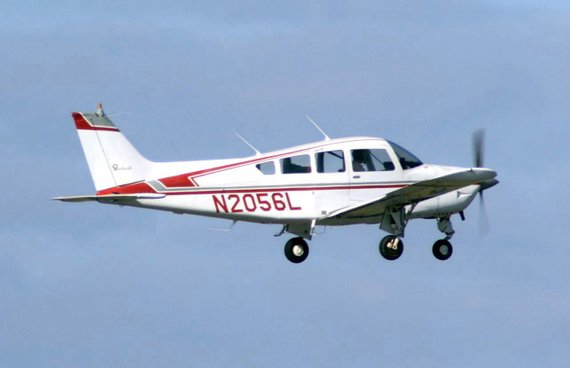
#> input picture data/airplane.jpg, 570 x 368 px, given in place of frog.jpg, which was not available
$ jupyter execute --allow-errors Exercise+3b.ipynb   (shell and % lines are left out)   (text cells are left out)
#> lines starting #> are read from the running program, lines starting #| are printed output that depends on the picture; after the words box and inside, x2 and y2 are one past the last pixel; in counts of white or black regions, pixels touching at a corner belong together; pictures that were not available may be replaced by others from this repository, and a replacement may not be noted
[cell 1]
# Start by generating the backend:
from neon.backends import gen_backend
#> (the rest of this cell did not finish here and is left out)

[cell 2]
from neon.data.aeon_shim import AeonDataLoader
from neon.data.dataloader_transformers import OneHot, TypeCast, BGRMeanSubtract
import numpy as np

image_config = {
    'type': 'image',
    'height': 32, 'width': 32,
    'scale': [0.8, 0.8],
    'flip_enable': True
}

# define configuration file for CIFAR-10 dataset
#> (the rest of this cell did not finish here and is left out)

[cell 3]
from neon.initializers import Uniform
from neon.transforms import Rectlin, Softmax
from neon.layers import Activation, Conv, Pooling, Affine, MergeSum

# This is a simple convnet with a one conv layer,
# max-pooling, and a fully connected layer.
#
# input - Conv - ReLu - Pooling - Affine - ReLu - Affine - Softmax
#
#> (the rest of this cell did not finish here and is left out)

[cell 4]
from neon.initializers import Kaiming, IdentityInit
from neon.layers import SkipNode
from neon.models import Model

# helper functions simplify init params for conv and identity layers
def conv_params(fsize, nfm, stride=1, relu=True, batch_norm=True):
    return dict(fshape=(fsize, fsize, nfm),
                strides=stride,
                padding=(1 if fsize > 1 else 0),
                activation=(Rectlin() if relu else None),
                init=Kaiming(local=True),
                batch_norm=batch_norm)

def id_params(nfm):
    return dict(fshape=(1, 1, nfm),
                strides=2,
                padding=0,
                activation=None,
                init=IdentityInit())

# A resnet module
#
#             - Conv - Conv -
#           /                \
# input   -                   Sum - Relu - output
#           \               /
#            -  Identity -
#
def module_factory(nfm, stride=1):
    mainpath = [Conv(**conv_params(3, nfm, stride=stride)),
                Conv(**conv_params(3, nfm, relu=False))]
    sidepath = [SkipNode() if stride == 1 else Conv(**id_params(nfm))]

    module = [MergeSum([mainpath, sidepath]),
              Activation(Rectlin())]
    return module

[cell 5]
# Set depth = 3 for quick results
# or depth = 9 to reach 6.7% top1 error in 150 epochs

depth = ...
#> (the rest of this cell did not finish here and is left out)

[cell 6]
from neon.transforms import CrossEntropyMulti
from neon.layers import GeneralizedCost

cost = ...

[cell 7]
from neon.optimizers import GradientDescentMomentum, Schedule

#> (the rest of this cell did not finish here and is left out)

[cell 8]
# set up callbacks. By default sets up a progress bar
from neon.transforms import Misclassification
from neon.callbacks.callbacks import Callbacks

valmetric = ...
#> (the rest of this cell did not finish here and is left out)

[cell 9]
# And  run the model for 10 epochs
epochs = ...
#> (the rest of this cell did not finish here and is left out)

[cell 10]
# Check the performance on the supplied test set
from neon.transforms import Misclassification

#> (the rest of this cell did not finish here and is left out)

[cell 11]
import matplotlib.pyplot as plt
from PIL import Image
import numpy as np

imgs = {'frog', 'airplane', 'cat', 'car'}

# empty buffer to use for inference dataset
# dims [minibatch, imgsize]
x_new = np.zeros((128, 32*32*3), dtype=np.float32)

# crop/resize images and assign them to slots in x_new
# also display with true labels
plt.figure(1)
for i, name in enumerate(imgs):
    plt.subplot(100 + (10 * len(imgs)) + 1 + i)

    img = Image.open("data/{}.jpg".format(name))
#> img is the input picture: PIL image 570x368 RGB; mean R, G, B 147.9, 169.3, 200.5
    crop = img.crop((0,0,min(img.size),min(img.size)))
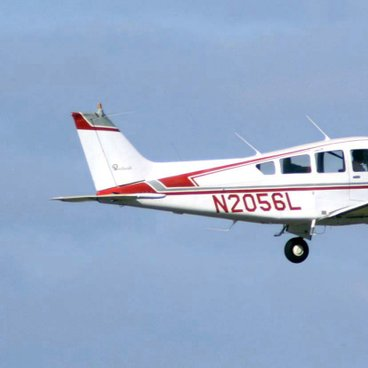
#> crop: PIL image 368x368 RGB; mean R, G, B 151.4, 171.6, 202.3
    crop.thumbnail((32, 32))
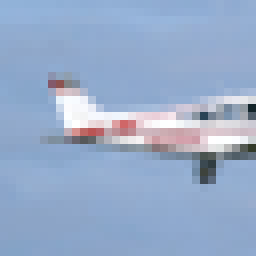
#> crop: PIL image 32x32 RGB (shown 8 times larger); mean R, G, B 151.4, 171.6, 202.2

    plt.imshow(crop, interpolation="nearest")
    plt.title(name)
    plt.axis('off')

    x_new[i,:] = np.asarray(crop, dtype=np.float32)[:,:,(2,0,1)].transpose(2,0,1).reshape(1,3072) -127
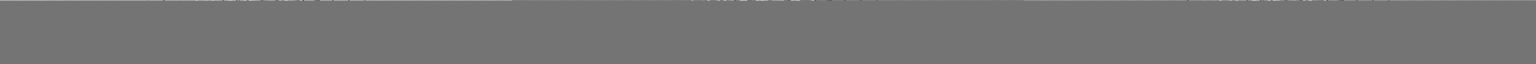
#> x_new: shape (128, 3072) float32 (shown at 1/2 size); min -108, max 128, mean 0.4; drawn with min black and max white
#> pass 2 of the loop `for i, name in enumerate(imgs):`:
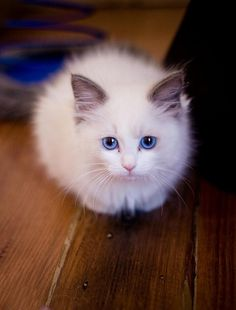
#> input picture data/cat.jpg, 236 x 310 px
#> img is the input picture: PIL image 236x310 RGB; mean R, G, B 96.2, 70.6, 64.9
#> `crop = img.crop((0,0,min(img.size),min(img.size)))`:
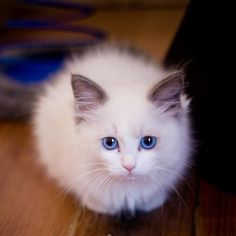
#> crop: PIL image 236x236 RGB; mean R, G, B 101.5, 80.5, 79.7
#> `x_new[i,:] = np.asarray(crop, dtype=np.float32)[:,:,(2,0,1)].transpose..`:
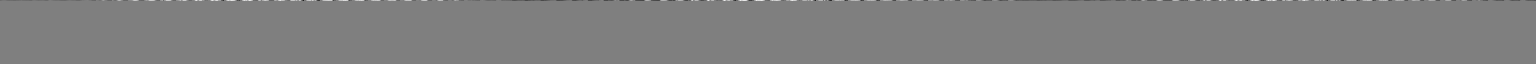
#> x_new: shape (128, 3072) float32 (shown at 1/2 size); 0.78% of pixels changed, all inside (x1, y1, x2, y2) = (0, 1, 3072, 2); drawn with min black and max white
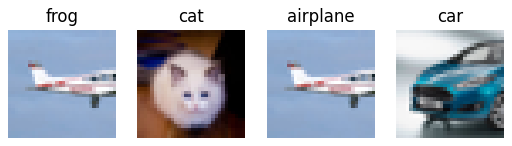
#> figure drawn by matplotlib, 4 panels
